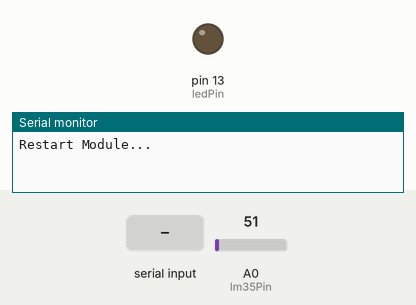
This sketch was run on a simulated Arduino Uno, built with avr-gcc and run on an emulated ATmega328P. Shown: output pins drawn as LEDs (lit = HIGH), the last lines printed to the serial monitor. The inputs (shaded band) are chosen by the test bench; at power-on: A0 (lm35Pin) = 51. The modem accepts every AT command (registered, SIM ready, sends succeed) and sends nothing else.

Above: at 5.8 s.
5.9 s: "1" received over the second serial link
At 39.1 s:
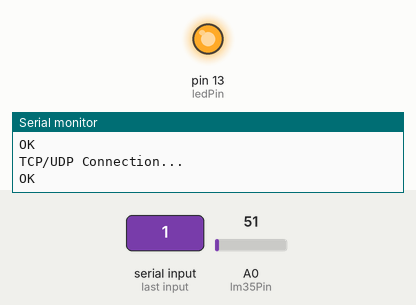
Timing chart, 0 to 40.5 s (numbered marks = the images above; inputs shaded):
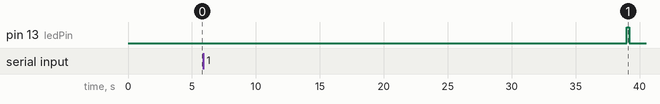

The sketch:

SendDatatoThingspeak.ino
```cpp
#include <SoftwareSerial.h>
#include <stdlib.h>
#define DEBUG true

int ledPin = 13;
int lm35Pin = 0;
String apiKey = "UIZIQ0Z8Z947DRC8"; // Ubah dengan API Key ente bro!
SoftwareSerial ser(10, 11); // RX, TX

void setup() {
  delay(5000);
  pinMode(ledPin, OUTPUT);
  Serial.begin(115200);
  ser.begin(115200);
  connectWifi();
  Serial.print("TCP/UDP Connection...\n");
  sendCommand("AT+CIPMUX=0\r\n",2000,DEBUG); // reset module
  delay(5000);
}

void loop() {

  digitalWrite(ledPin, HIGH);
  delay(200);
  digitalWrite(ledPin, LOW);

  int val = 0;
  for(int i = 0; i < 10; i++) {
      val += analogRead(lm35Pin);
      delay(500);
  }
  float temp = val*50.0f/1023.0f;
  char buf[16];
  String strTemp = dtostrf(temp, 4, 1, buf);
  Serial.println(strTemp);

  sendDataID(strTemp);
  delay(5000);
}

void sendDataID(String id) {
  String cmd = "AT+CIPSTART=\"TCP\",\"";

  cmd += "184.106.153.149";
  cmd += "\",80\r\n";
  sendCommand(cmd,1000,DEBUG);
  delay(5000);

  String cmd2 = "GET /update?api_key="; // Link ke skrip thingspeak
  cmd2 += apiKey;
  cmd2 += "&field1=";
  cmd2 += id;
  cmd2 += " HTTP/1.1\r\n";
  cmd2 += "Host: 184.106.153.149\r\n\r\n\r\n"; // Host
  String pjg="AT+CIPSEND=";
  pjg += cmd2.length();
  pjg += "\r\n";

  sendCommand(pjg,1000,DEBUG);
  delay(500);
  sendCommand(cmd2,1000,DEBUG);
  delay(5000);
}

String sendCommand(String command, const int timeout, boolean debug) {
  String response = "";

  ser.print(command); // send the read character to the esp8266

  long int time = millis();

  while( (time+timeout) > millis()) {
    while(ser.available()) {
      // The esp has data so display its output to the serial window
      char c = ser.read(); // read the next character.
      response+=c;
    }
  }

  if(debug) {
    Serial.print(response);
  }

  return response;
}


void connectWifi() {
  //Set-wifi
  Serial.print("Restart Module...\n");
  sendCommand("AT+RST\r\n",2000,DEBUG); // reset module
  delay(5000);
  Serial.print("Set wifi mode : STA...\n");
  sendCommand("AT+CWMODE=1\r\n",1000,DEBUG); // configure as access point
  delay(5000);
  Serial.print("Connect to access point...\n");
  sendCommand("AT+CWJAP=\"TP-LINK_D7425A\",\"syahrini\"\r\n",3000,DEBUG);
  delay(5000);
  Serial.print("Check IP Address...\n");
  sendCommand("AT+CIFSR\r\n",1000,DEBUG); // get ip address
  delay(5000);
}
```
